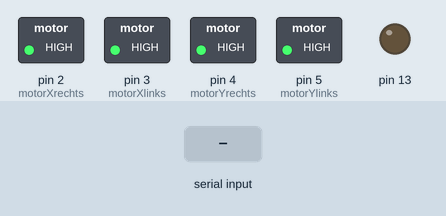
Recording of a sketch running on a simulated Arduino Uno, built with avr-gcc and run on an emulated ATmega328P. Parts: switched loads named in the sketch (green lamp = pin HIGH), output pins drawn as LEDs (lit = HIGH). Inputs (shaded band) come from the test bench. What the sketch prints to the serial monitor is not drawn.

Above: at 1.2 s.
1.3 s: "A" received over the second serial link
At 2.5 s:
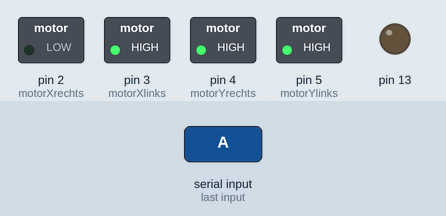
2.8 s: "B" received over the second serial link
At 3.8 s:
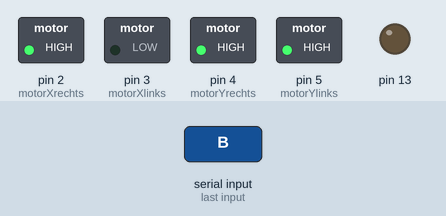
4.3 s: "C" received over the second serial link
At 4.9 s:
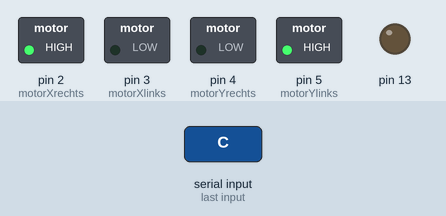
5.8 s: "D" received over the second serial link
At 7.0 s:
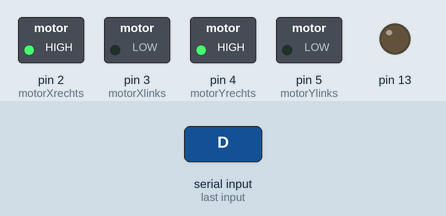
7.3 s: "X" received over the second serial link
At 8.4 s:
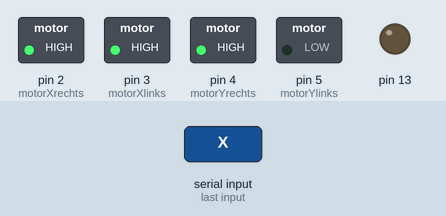
8.8 s: "A" received over the second serial link
At 9.5 s:
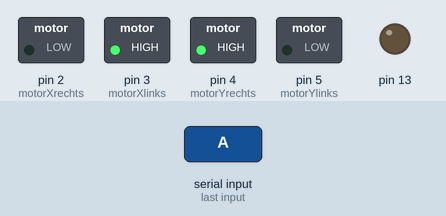
Timing chart, 0 to 11.3 s (numbered marks = the images above; inputs shaded):
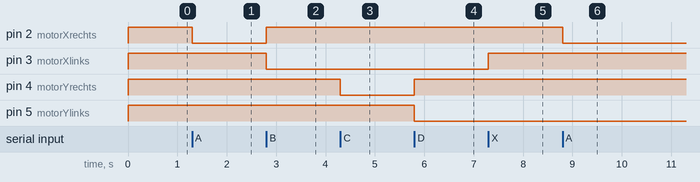

The sketch:

Trolley_Tisch.ino
```cpp
#include <SoftwareSerial.h>

char junk;
String inputString = "";
SoftwareSerial MeinSerial(10, 11); //RX TX
int motorXrechts = 2;
int motorXlinks = 3;
int motorYrechts = 4;
int motorYlinks = 5;
char inChar;
void setup() {
  MeinSerial.begin(9600);
  Serial.begin(9600);
  pinMode(13, OUTPUT);
  pinMode(motorXrechts, OUTPUT);
  pinMode(motorXlinks, OUTPUT);
  pinMode(motorYrechts, OUTPUT);
  pinMode(motorYlinks, OUTPUT);
//HIGH ist der AUS-Zustand
  digitalWrite(motorXlinks, HIGH);
  digitalWrite(motorXrechts, HIGH);
  digitalWrite(motorYlinks, HIGH);
  digitalWrite(motorYrechts, HIGH);
}
void loop() {
  if (MeinSerial.available() > 0) {
    inChar = (char)MeinSerial.read();
    Serial.print(inChar);
    if (inChar == 'A') {
      //MotorX rechts
      digitalWrite(motorXlinks, HIGH);
      digitalWrite(motorXrechts, LOW);
      // delay(500);
    } else if (inChar == 'B') {
      //MotorX links
      digitalWrite(motorXrechts, HIGH);
      digitalWrite(motorXlinks, LOW);
      // delay(500);
    } else if (inChar == 'C') {
      //MotorY rechts
      digitalWrite(motorYlinks, HIGH);
      digitalWrite(motorYrechts, LOW);
      // delay(500);
    } else if (inChar == 'D') {
      //MotorY links
      digitalWrite(motorYrechts, HIGH);
      digitalWrite(motorYlinks, LOW);
    }
    else if (inChar == 'X') {
      //X-Achse innerhalb der Null-Lage
      digitalWrite(motorXlinks, HIGH);
      digitalWrite(motorXrechts, HIGH);
    }
    else if (inChar == 'Y') {
      //Y-Achse innerhalb der Null-Lage
      digitalWrite(motorYlinks, HIGH);
      digitalWrite(motorYrechts, HIGH);
    }
  }
}
```

Measured:
- after the input at 1.3 s, pin 2 (motorXrechts): HIGH → LOW at once
- after the input at 2.8 s, pin 2 (motorXrechts): LOW → HIGH at once; pin 3 (motorXlinks): HIGH → LOW at once
- after the input at 4.3 s, pin 4 (motorYrechts): HIGH → LOW at once
- after the input at 5.8 s, pin 4 (motorYrechts): LOW → HIGH at once; pin 5 (motorYlinks): HIGH → LOW at once
- after the input at 7.3 s, pin 3 (motorXlinks): LOW → HIGH at once
- after the input at 8.8 s, pin 2 (motorXrechts): HIGH → LOW at once
